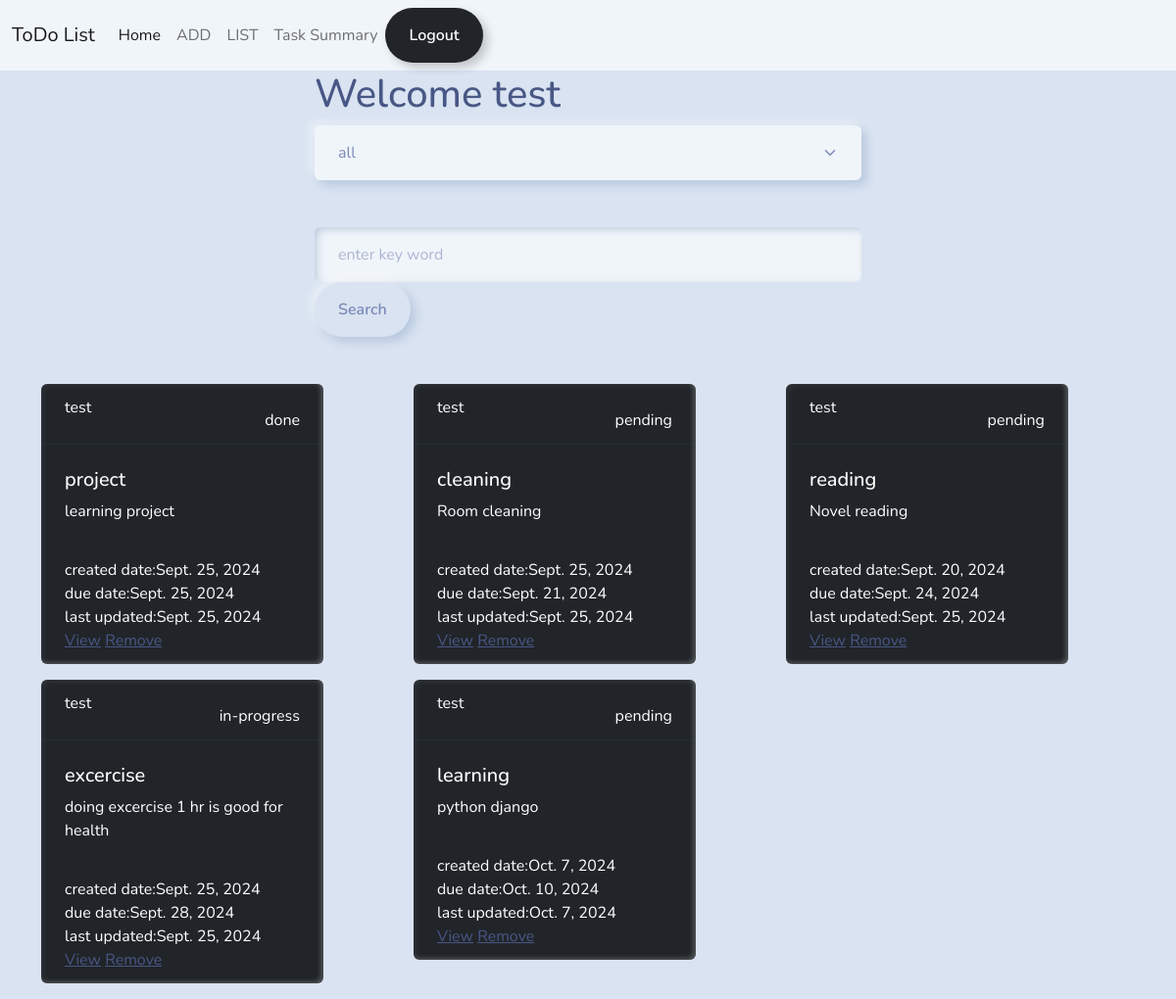
Before: /tasks/all/ (signed in) with the older database file.
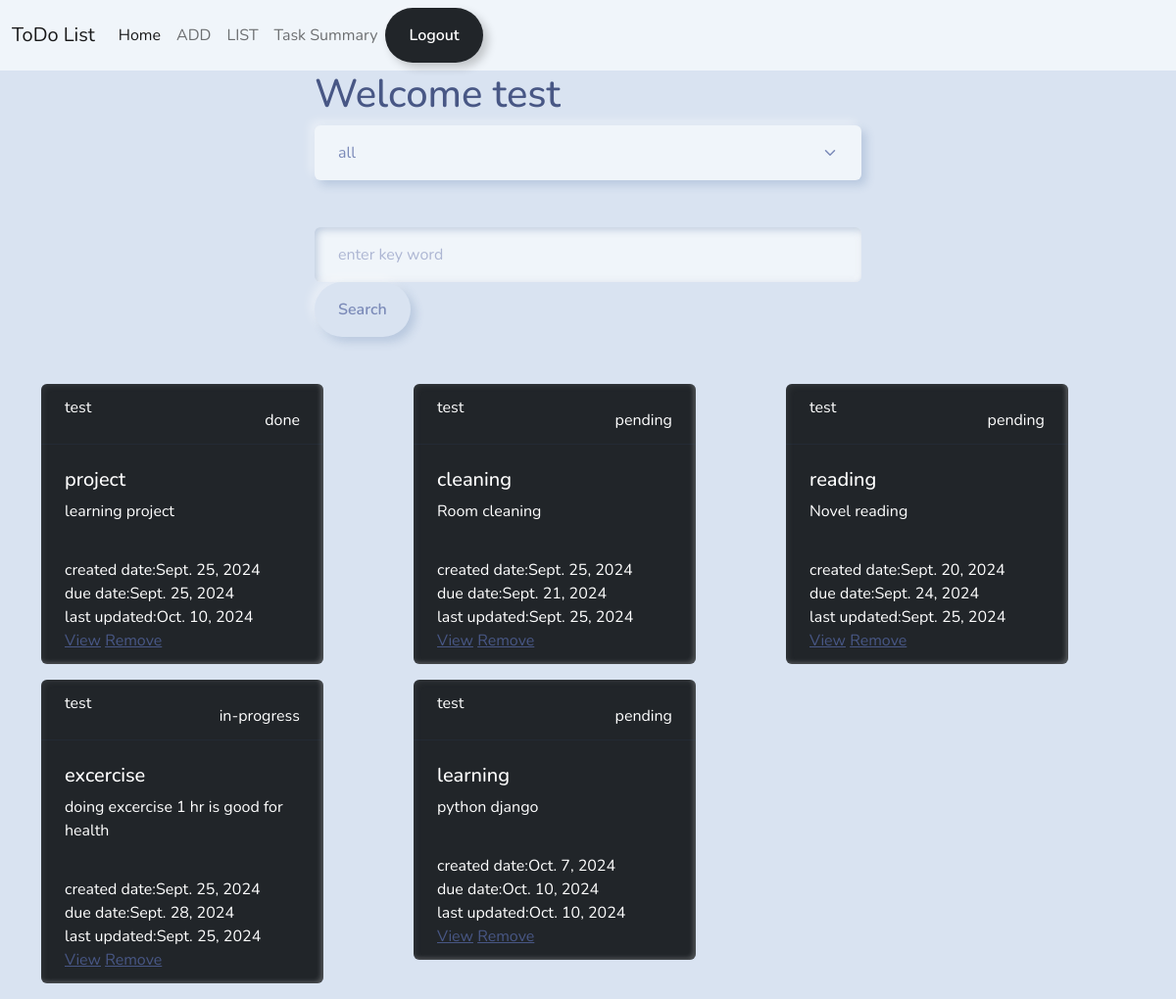
After: the same page with the newer database file.
### notes/models.py (models this page shows, shortened)
class Task(models.Model):
     title=models.CharField(max_length=200)
     description=models.TextField()
     created_date=models.DateTimeField(auto_now_add=True)
     due_date=models.DateTimeField(null=True)
     category_choices=(
        ("personal","personal"),
        ("business","business")
    )
     category=models.CharField(max_length=200,choices=category_choices,default="personal")
     status_choices=(
        ("pending","pending"),
        ("in-progress","in-progress"),
        ("done","done")
    )
     status=models.CharField(max_length=200,choices=status_choices,default="pending")
     updated_date=models.DateTimeField(auto_now=True)
     user=models.ForeignKey(User,on_delete=models.CASCADE)

### notes/views.py (the view)
# urls.py: path('tasks/all/',views.TaskListView.as_view(),name='task-list'),
@method_decorator(decs,name='dispatch')
class TaskListView(View):
    def get(self,request,*args,**kwargs):
        search_text=request.GET.get('search_text')
        selected_category=request.GET.get("category","all")
        if selected_category == 'all':
            qs=Task.objects.filter(user=request.user)
        else:
            qs=Task.objects.filter(category=selected_category,user=request.user)
        if search_text!=None:
            qs=Task.objects.filter(user=request.user)
            qs=qs.filter(Q(title__icontains=search_text)|Q(description__icontains=search_text))
        return render(request,'tasklist.html',{'tasks':qs,"selected":selected_category})

### notes/templates/tasklist.html (shortened to what this page needs)
{%extends 'base.html'%} {%block main_block%}
<div class="container">
  <div class="w-50 mx-auto">
    <h1>Welcome {{request.user}}</h1>
    <form action="">
      <select name="category" id="" class="form-select" onchange="this.form.submit()">
        <option value="all" {%if selected == "all"%}selected{%endif%}>all</option>
      </select>
    </form>
    <form action="" class="mt-5">
      <input type="text" name="search_text" placeholder="enter key word" id="" class="form-control">
      <button type="submit" class="btn btn-secondary">Search</button>
    </form>
  </div>
</div>
<div class="container mt-5">
  <div class="row">
    {%for t in tasks%}
    <div class="col-4">
      <div class="card text-bg-dark mb-3" style="max-width: 18rem">
        <div class="card-header d-flex justify-content-between">
          <div>{{t.user}}</div>
          <div>
            {{t.status}}</div>
        </div>
        <div class="card-body">
          <h5 class="card-title">{{t.title}}</h5>
          <p class="card-text">{{t.description}}</p>
        </div>
        <div class="card-footer text-body-white">
          <div>created date:{{t.created_date|date}}</div>
          <div>due date:{{t.due_date|date}}</div>
          <div>last updated:{{t.updated_date|date}}</div>
          <a href="{%url 'task-update' t.id %}">View</a>
          <a href="{%url 'task-delete' t.id %}">Remove</a>
        </div>
      </div>
    </div>
    {%endfor%}
  </div>
</div>
{%endblock%}

### notes/templates/base.html (shortened to what this page needs)
{%load static%}
<!DOCTYPE html>
<html lang="en">
  <head>
    <link
      href="https://cdn.jsdelivr.net/npm/bootstrap@5.0.2/dist/css/bootstrap.min.css"
      rel="stylesheet"
    />
    <link rel="stylesheet" href="{%static 'css/bootstrap.min.css'%}">
  </head>
  <body>
    <nav class="navbar navbar-expand-lg navbar-light bg-light">
      <div class="container-fluid">
        <a class="navbar-brand" href="#">ToDo List</a>
        <div class="collapse navbar-collapse" id="navbarNav">
          <ul class="navbar-nav">
            <li class="nav-item">
              <a class="nav-link active" aria-current="page" href="{%url 'task-summary'%}">Home</a>
            </li>
            <li class="nav-item">
              <a class="nav-link" href="{%url 'task-create'%}">ADD</a>
            </li>
            <li class="nav-item">
              <a class="nav-link" href="{%url 'task-list'%}">LIST</a>
            </li>
            <li class="nav-item">
              <a class="nav-link" href="{%url 'task-summary'%}">Task Summary</a>
            </li>
          </ul>
          <a href="{%url 'signout'%}" class="btn btn-outline-dark">Logout</a>
        </div>
      </div>
    </nav>
    {%block main_block%} {%endblock%}
  </body>
</html>

Changed rows visible on the page:
changed Task "project": updated_date "Sept. 25, 2024" → "Oct. 10, 2024"
changed Task "learning": updated_date "Oct. 7, 2024" → "Oct. 10, 2024"
